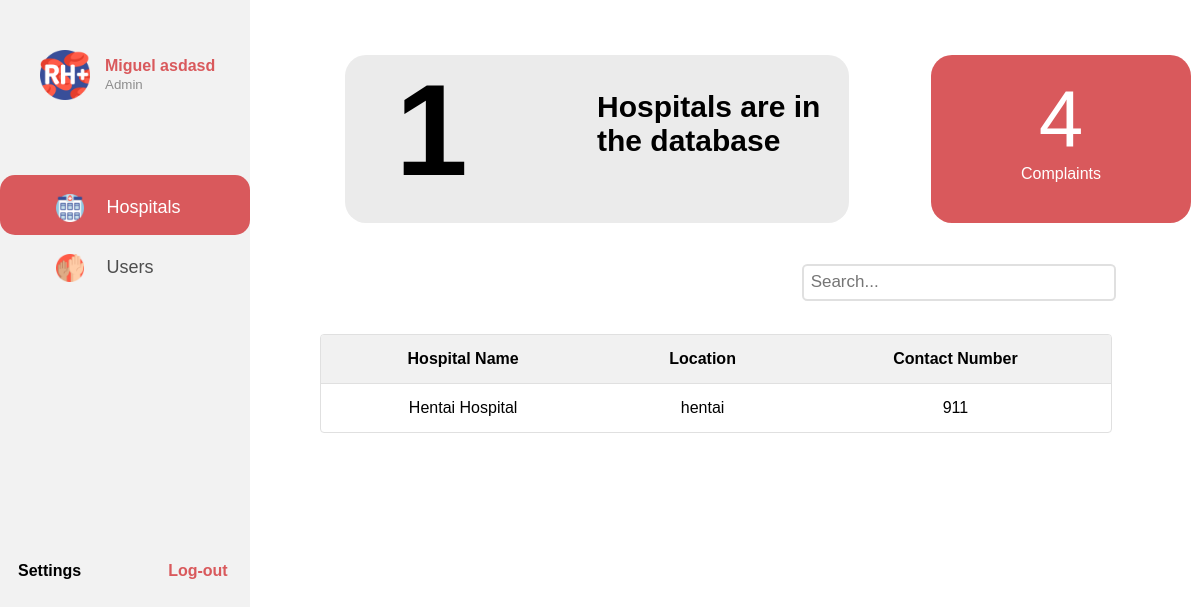
The page /admin-dashboard-hospital.php (signed in) on the database as committed earlier.
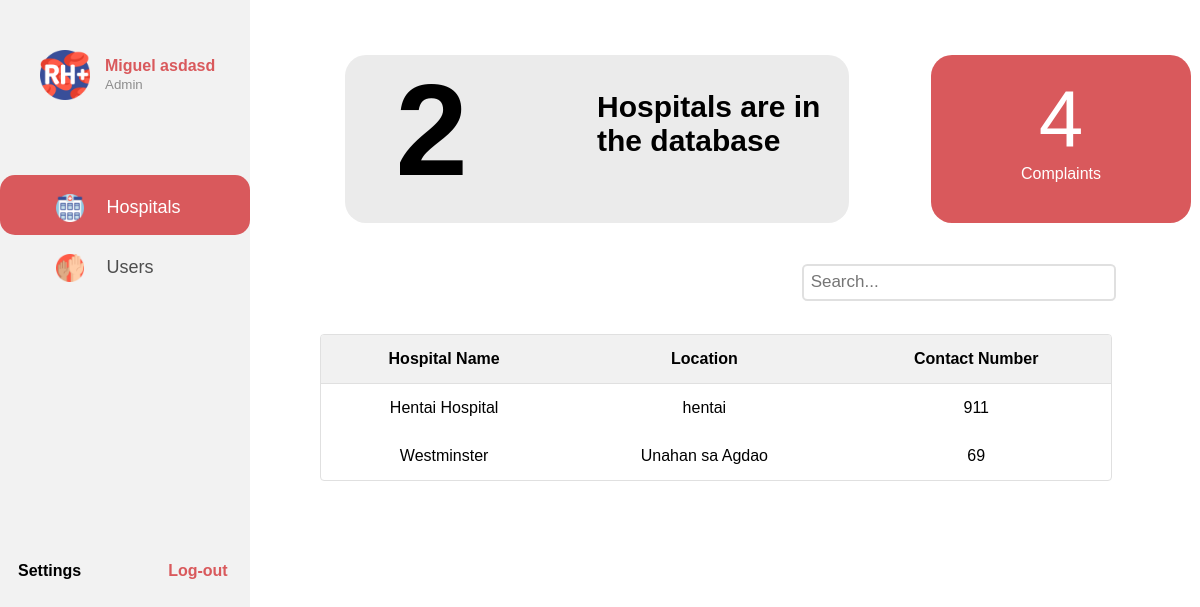
The same page on the database as committed later.
### tables this page shows
CREATE TABLE `hospital` (
  `Hospital_ID` int(11) NOT NULL,
  `Hospital_Name` varchar(20) NOT NULL,
  `Hospital_Address` text NOT NULL,
  `Hospital_Contact_Number` int(7) NOT NULL,
  `Hospital_Password` varchar(15) NOT NULL,
  `Hospital_Email_Address` varchar(20) NOT NULL
);

### admin-dashboard-hospital.php (the view, shortened to what this page needs)
<?php
  if(isset($_SESSION['Admin_Name']) && isset($_SESSION['Admin_ID'])){
?>
<!DOCTYPE html>
<html>
<head>
</head>
<body>
  <div class="sidenav">
    <div class="float-container">
        <div class="float-child">
           <div class="icon"><img src="icons/Hospital-Dashboard-Menu/rh-.png"></div>
        </div>
        <div class="float-child">
          <div class="prof-text">
            <p><b><?php echo $_SESSION['Admin_Name']?></b></p>
            <small>Admin</small>
          </div>
        </div>
    </div>
    <div class="menu">
      <div class="dashboard">
        <a href="#" id="first-sidebar" class="a"><img src="icons/menu/medical-center.png">Hospitals</a>
      </div>
      <div class="request">
        <a href="admin-dashboard-users.php" class="a"><img src="icons/menu/volunteer.png">Users</a>
      </div>
      <div class="sidebar-bottom">
        <table>
          <th><a href="#">Settings</a></th>
          <th><a href="logout.php" id="log-out">Log-out</a></th>
        </table>
      </div>
    </div>
  </div>
  <div class="header">
    <table>
      <tr>
        <td>
          <div class="totalhospitals row">
            <div class="column">
               <?php
                $conn = mysqli_connect("localhost","root","","blood_donation_sys");
                $sql = "SELECT * FROM hospital";
                if ($result=mysqli_query($conn,$sql)) {
                     $rowcount=mysqli_num_rows($result);
                    echo "<b><h2 id='total-hospital-number'>".$rowcount."</h2></b>";
                }
            ?>
            </div>
            <div class="column" style="margin-top: 35px">
              <b><p id="text-right" style ="font-size: 30px">Hospitals are in the database</p></b>
            </div>
          </div>
        </td>
        <td>
          <div class="total-outgoing">
            <br>
            <p id="total-complaints-number">4</p>
            <p style="color: white">Complaints</p>
          </div>
        </td>
      </tr>
    </table>
  </div>
  <div class="table-header">
    <table>
      <th><h2> Hospitals</h2></th>
      <th id="search-box"><input type="text" placeholder="Search..."></th>
    </table>
  </div>
  <div class="content">
    <table class="table-content" style="width: 90%">
      <tr>
        <th>Hospital Name</th>
        <th>Location</th>
        <th>Contact Number</th>
      </tr>
        <?php
        $conn = mysqli_connect("localhost","root","","blood_donation_sys");
        $sql = "SELECT Hospital_Name,
        Hospital_Address, Hospital_Contact_Number FROM hospital";
        $result = $conn->query($sql);
        if($result->num_rows>0){
          while($row=$result->fetch_assoc()){
            echo "<tr><td>".$row["Hospital_Name"]."</td><td>".$row["Hospital_Address"]."</td><td>".$row["Hospital_Contact_Number"]."</td></tr>";
          }
          echo"</table>";
        }
        else{
          echo "0 result";
        }
        ?>
  </div>
</body>
</html>
<?php
}else{
  send_alert_error("Session Invalid");
}
?>

Rows that differ between the two databases and show on the page:
added hospital: Hospital_Name "Westminster", Hospital_Address "Unahan sa Agdao", Hospital_Contact_Number "69"
Other text that changed with them:
$rowcount: "1" → "2"
